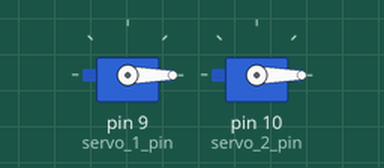
This sketch was run on a simulated Arduino Uno, built with avr-gcc and run on an emulated ATmega328P. Shown: 2 × servo.

Above: at 0.05 s.
At 1.65 s:
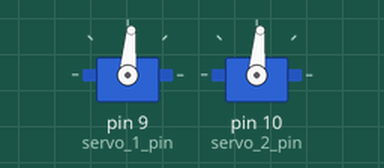
At 3.3 s:
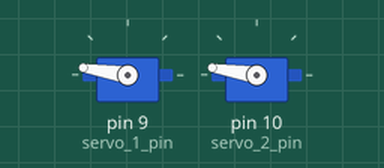
At 6.55 s:
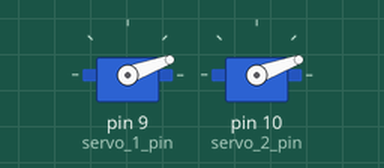
Timing chart, 0 to 9.0 s (numbered marks = the images above):
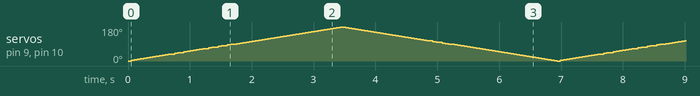

The sketch:

servo_motor.ino
```cpp
#include <Servo.h>
Servo servo_1;
Servo servo_2;

//mg996r initalizations
int servo_position=90;
int servo_1_pin=9;
int servo_2_pin=10;
int mapped_position;
int b;


int JoystickRight_var;
void setup() {

//  Serial.begin(9600);
  //mg996r setup
  servo_1.attach(servo_1_pin);
  servo_2.attach(servo_2_pin);

}
void motion_right(int JoystickRight_var)
{
  ///check this code
  Serial.print(JoystickRight_var);
  mapped_position=map(JoystickRight_var,0,1024,90,180);
  servo_1.write(mapped_position);
  servo_2.write(mapped_position);
}
void motion_left(int JoystickRight_var)
{
  ///check this code
//  Serial.print(JoystickRight_var);
  b=abs(JoystickRight_var);
//  Serial.print("---------");
//  Serial.print(b);
  mapped_position=map(b,0,1023,90,0);
//  Serial.print("---------");
//  Serial.print(mapped_position);
  servo_1.write(mapped_position);
  servo_2.write(mapped_position);
}

void servo_motion_stop()
{
    servo_1.write(servo_position);
  servo_2.write(servo_position);

}
void loop() {
//servo_1.write(0);
//servo_2.write(0);
//delay(1000);
for(JoystickRight_var=-1023;JoystickRight_var<1023;JoystickRight_var+=30)
{
    if(JoystickRight_var>3)
    {
      motion_right(JoystickRight_var);
      delay(50);
//      Serial.println("motion right");
    }
    else if(JoystickRight_var<-3)
    {
      motion_left(JoystickRight_var);
      delay(50);
//      Serial.println("motion left");
    }
    else
    {
      servo_motion_stop();
      delay(50);
//      Serial.println("servo motion stop");
    }
}
for(JoystickRight_var=1023;JoystickRight_var>-1023;JoystickRight_var-=30)
{
    if(JoystickRight_var>3)
    {
      motion_right(JoystickRight_var);
      delay(50);
//      Serial.println("motion right");
    }
    else if(JoystickRight_var<-3)
    {
      motion_left(JoystickRight_var);
      delay(50);
//      Serial.println("motion left");
    }
    else
    {
      servo_motion_stop();
      delay(50);
//      Serial.println("servo motion stop");
    }
}

}
```
